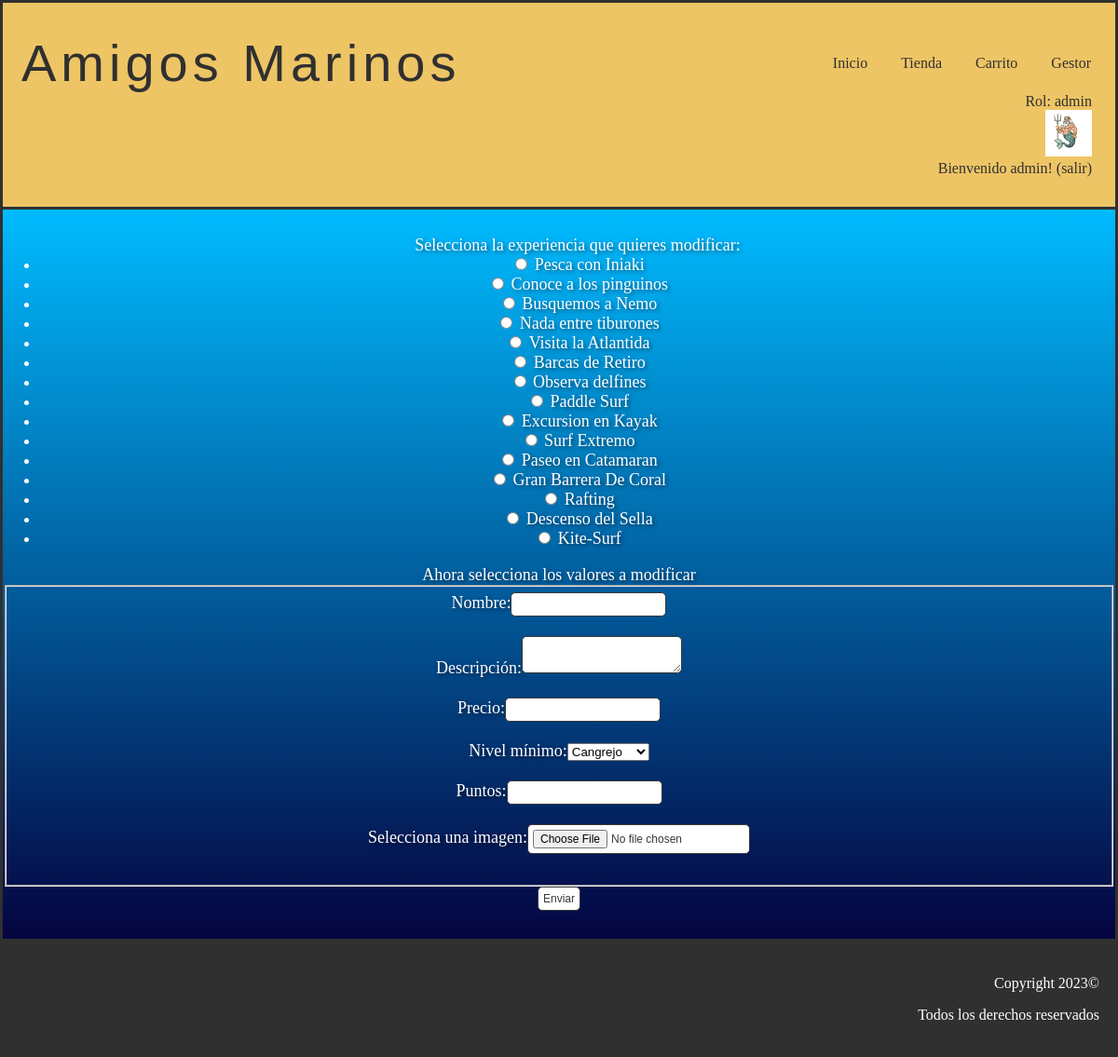
Page /modificarExperiencia.php (signed in) on the committed database.
### tables this page shows
CREATE TABLE IF NOT EXISTS `rol` (
  `numero` int(11) NOT NULL,
  `nombre` varchar(25) NOT NULL
);

CREATE TABLE IF NOT EXISTS `experiencias` (
  `nombre` varchar(25) NOT NULL,
  `id` int(11) NOT NULL,
  `descripcion` text NOT NULL,
  `precio` float NOT NULL,
  `nivelminimo` int(11) NOT NULL,
  `puntos` int(11) NOT NULL,
  `imagen` varchar(50) NOT NULL
);

### includes/Usuario.php (called while the page is built, shortened)
<?php
class Usuario{
    public static function getNombreRol($rol)
    {
        $conn = Aplicacion::getInstance()->getConexionBd();
        $query = sprintf("SELECT nombre FROM rol U WHERE U.numero='%d'", $rol);
        $rs = $conn->query($query);
        $fila=$rs->fetch_assoc();
        return $fila['nombre'];
    }
}
?>

### includes/level.php (called while the page is built, shortened)
<?php
class level{
    public static function getLevel($puntos){
        $conn = Aplicacion::getInstance()->getConexionBd();
        $query = sprintf("SELECT numero FROM nivel U WHERE $puntos<=U.maximo AND $puntos>=U.minimo");
        $rs = $conn->query($query);
        $fila=$rs->fetch_assoc();
        return $fila['numero'];
    }
    public static function getAllLevels(){
        $conn = Aplicacion::getInstance()->getConexionBd();
        $query = sprintf("SELECT nombre FROM nivel  ");
        $rs = $conn->query($query);
        return $rs;
    }
}
?>

### includes/experiencias.php (called while the page is built, shortened)
<?php
class Experiencia {
    private $nombre;
    private $id;
    private $descripcion;
    private $precio;
    private $puntos;
    private $urlImagen;
    private function __construct($id = null , $descripcion, $precio,$nivelminimo, $urlImagen, $nombre,$puntos)
    {
        $this->id = $id;
        $this->descripcion = $descripcion;
        $this->nombre = $nombre;
        $this->precio = $precio;
        $this->urlImagen = $urlImagen;
        $this->puntos=$puntos;
    }
    public static function cargarExperiencias(){
        $experiencias = [];
        $conn=Aplicacion::getInstance()->getConexionBd();
        $query = "SELECT * FROM experiencias";
        $resultado = mysqli_query($conn, $query);
        if(mysqli_num_rows($resultado) > 0){
            $i = 0;
            while($fila = $resultado->fetch_assoc()){
                $experiencias[$i] = new Experiencia($fila["id"], $fila["descripcion"], $fila["precio"], $fila["nivelminimo"], $fila["imagen"], $fila["nombre"],$fila['puntos']);
                $i++;
            }
            return $experiencias;
        }
        else{
            return false;
        }
    }
    public function getId()
    {
        return $this->id;
    }
    public function getNombre()
    {
        return $this->nombre;
    }
    public function getPuntos()
    {
        return $this->puntos;
    }
    public function getDescripcion(){
        return $this->descripcion;
    }
    public function getImagen(){
        return $this->urlImagen;
    }
    public function getPrecio(){
        return $this->precio;
    }
}
?>

### modificarExperiencia.php (the view, shortened to what this page needs)
<?php
    require_once __DIR__.'/includes/experiencias.php';
    require_once './includes/level.php';
?>
<!DOCTYPE html>
<html>
    <head>
        <link href= "./css/style.css" rel="stylesheet" type="text/css">
    </head>
    <body>
        <?php
            require ('./includes/comun/cabecera.php');
        ?>
        <main>
                <div class="container">
                    <div class="exp">
                        <ul class="modificarExp">
                            <?php
                                $experiencias = Experiencia::cargarExperiencias();
                                if(empty($experiencias)){
                                    echo '<h2>No hay experiencias en la tienda</h2>';
                                }
                                else{
                                    echo '<form action="validarEdicion.php?es=experiencia" method="post"  enctype="multipart/form-data">';
                                    echo '<label>Selecciona la experiencia que quieres modificar:</label>';
                                        foreach($experiencias as $e){
                                            $id = $e->getId();
                                    $nombre = $e->getNombre();
                                    $descripcion = $e->getDescripcion();
                                    $precio = $e->getPrecio();
                                    $puntos=$e->getPuntos();
                                    $imagen = $e->getImagen();
                                    echo "<li><input type='radio' name='experiencia' value='". $id ."' data-nombre='". $nombre ."' data-descripcion='". $descripcion ."' data-precio='". $precio ."' data-imagen='". $imagen ."'data-puntos='". $puntos ."'> ". $nombre ."</li>";
                                        }
                        echo '</ul>';
                                    echo '<label>Ahora selecciona los valores a modificar</label>';
                                    echo '<fieldset>';
                                    echo '<label for="nombre">Nombre:</label>';
                                    echo '<input type="text" name="nombre" id="nombre"><br><br>';
                                    echo '<label for="descripcion">Descripción:</label>';
                                    echo '<textarea name="descripcion" id="descripcion"></textarea><br><br>';
                                    echo '<label for="precio">Precio:</label>';
                                    echo '<input type="number" name="precio" id="precio"><br><br>';
                                    echo '<label for="nivelminimo">Nivel mínimo:</label>';
                                    echo '<select name ="nivelminimo" id="nivelminimo">';
                                    $result=level::getAllLevels();
                                    while($row=mysqli_fetch_object($result)){
                                        echo "<option>$row->nombre</option>";
                                    }
                                    echo'</select> <br><br>';
                                    echo '<label for="puntos">Puntos:</label>';
                                    echo '<input type="number" name="puntos" id="puntos"><br><br>';
                                    echo '<label for="imagen">Selecciona una imagen:</label>';
                                    echo '<input type="file" name="imagen" id="imagen"><br><br>';
                                    echo '</fieldset>';
                                    echo '<input type="submit" value="Enviar">';
                                }
                        ?>
                    </div>
                </div>
                <?php
                    require('./includes/comun/pie.php');
                ?>
        </main>
    </body>
</html>

### includes/comun/cabecera.php (shortened to what this page needs)
<?php
require_once './includes/level.php';
require_once './includes/Usuario.php';
function reconocerUsuario() {
  if (isset($_SESSION["login"]) && ($_SESSION["login"]===true)){
    echo'Rol: '.Usuario::getNombreRol($_SESSION['rol']);
    $level=level::getLevel($_SESSION["puntos"]);
    if($level == level::cangrejo){
      echo '<form method="post" action="micuenta.php">
      <input type="image" src="./img/cangrejo.jpg" name="boton" width="50" alt="Botón icono cangrejo"  height="50" />
      </form>';
      echo 'Bienvenido ' . $_SESSION['nombre'] . '! ';
      echo '<a href="logout.php">(salir)</a>';
    }
    else if($level == level::delfin){
      echo '<form method="post" action="micuenta.php">
      <input type="image" src="./img/delfin.jpg" name="boton" width="50" alt="Botón icono delfin"  height="50" />
      </form>';
      echo 'Bienvenido ' . $_SESSION['nombre'] . '! ';
      echo '<a href="logout.php">(salir)</a>';
    }
    else if($level == level::megalodon){
      echo '<form method="post" action="micuenta.php">
      <input type="image" src="./img/tiburon.jpg" name="boton" width="50" alt="Botón icono tiburon"  height="50" />
      </form>';
      echo 'Bienvenido ' . $_SESSION['nombre'] . '! ';
      echo '<a href="logout.php">(salir)</a>';
    }
    else if($level == level::poseidon){
      echo '<form method="post" action="micuenta.php">
      <input type="image" src="./img/poseidon.jpg" name="boton" width="50" alt="Botón icono poseidon"  height="50" />
      </form>';
      echo 'Bienvenido ' . $_SESSION['nombre'] . '! ';
      echo '<a href="logout.php">(salir)</a>';
    }
  } else {
    echo '<form method="post" action="login.php">
    <input type="image" src="./img/usuariodesconocido.jpg" name="boton" width="50" alt="Botón para ir a login"  height="50" />
    </form>';
    echo 'Usuario desconocido. ';
    echo '<a href="login.php">Login </a>';
  }
}
?>
<header class ="header">
  <div class="cont logo-nav-cont" >
    <a class="logo">Amigos Marinos</a>
    <nav class="navigation">
      <ul>
        <li><a href="index.php ">Inicio</a></li>
        <li><a href="tienda.php">Tienda</a></li>
        <?php
        if (isset($_SESSION["login"]) && ($_SESSION["login"]===true)){
          ?>
          <li><a href="vistaCarrito.php">Carrito</a></li>
          <?php
          if($_SESSION["rol"] == "0"){
            ?>
            <li><a href="gestor.php">Gestor</a></li>
            <?php
          }
        }?>
    </nav>
  </div>
	<div class="login" >
		<?php
		reconocerUsuario();
		?>
	</div>
</header>

### css/style.css (style rules this page uses)
body { color: white; background-color: white; text-align: center; margin: auto; }
.container { background-image: linear-gradient(to bottom,#00bbff, #040440); border: 3px solid #303030; padding-top: 10px; padding-bottom: 20px; }
.header { background-color: #eec565; color:#303030; border: 3px solid #303030; border-bottom: none; padding:2rem 0; }
.header a { color:#303030; text-decoration:none; }
.logo { letter-spacing: 5px; font-size: 3.5em; font-family:Impact, Haettenschweiler, 'Arial Narrow Bold', sans-serif; margin-left: 20px; }
.logo-nav-cont { display: flex; justify-content: space-between; align-items: center; margin-right: 10px; }
.navigation ul { margin: 0; padding: 0; list-style: none; }
.navigation ul li { display:inline-block; }
.navigation ul li a { display: block; padding: 0.5rem 1rem; transition: all 0.4s linear; border-radius: 5px; }
.login { text-align: right; margin-right: 25px; }
input[type="text"], input[type="email"], input::placeholder, input[type="password"],textarea,input[type="number"],input[type="password"] { background-color: transparent; border: none; font-size: 25px; border-bottom: 2px solid #fff; color: #fff; text-align: center; text-shadow: 2px 2px 4px rgba(0, 0, 0, 0.5); }
.exp { color:white; text-shadow: 2px 2px 4px rgba(0, 0, 0, 0.5); font-weight:500; font-size: 18px; display: block; margin-bottom: 10px; }
.exp input { border: 1px solid #393939; border-radius: 5px 5px 5px 5px; color: #393939; font-size: 12px; padding: 5px; background: white; cursor: pointer; }
.exp textarea { background: white; border: 1px solid #393939; border-radius: 5px 5px 5px 5px; color: black; font-size: 12px; padding: 5px; cursor: pointer; }
#nombre { text-decoration: underline; }

### rows in the picture
rol: nombre "admin"
experiencias: nombre "Pesca con Iniaki"
experiencias: nombre "Conoce a los pinguinos"
experiencias: nombre "Busquemos a Nemo"
experiencias: nombre "Nada entre tiburones"
experiencias: nombre "Visita la Atlantida"
experiencias: nombre "Barcas de Retiro"
experiencias: nombre "Observa delfines"
experiencias: nombre "Paddle Surf"
experiencias: nombre "Excursion en Kayak"
experiencias: nombre "Surf Extremo"
experiencias: nombre "Paseo en Catamaran"
experiencias: nombre "Gran Barrera De Coral"
experiencias: nombre "Rafting"
experiencias: nombre "Descenso del Sella"
experiencias: nombre "Kite-Surf"

### other values in the picture
$_SESSION['nombre'] "admin"
form field nivelminimo "Cangrejo"
